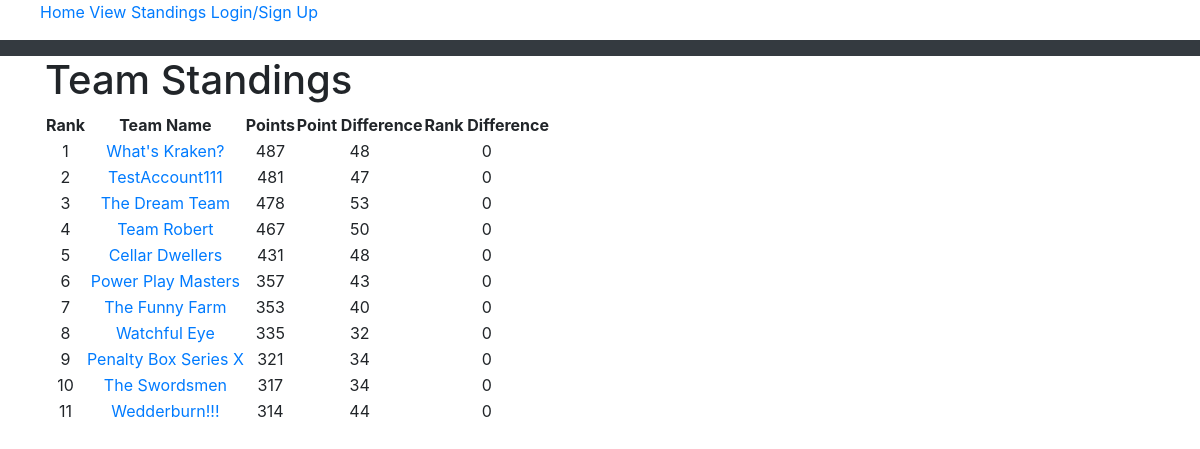
The page /teamStandings on the database as committed earlier.
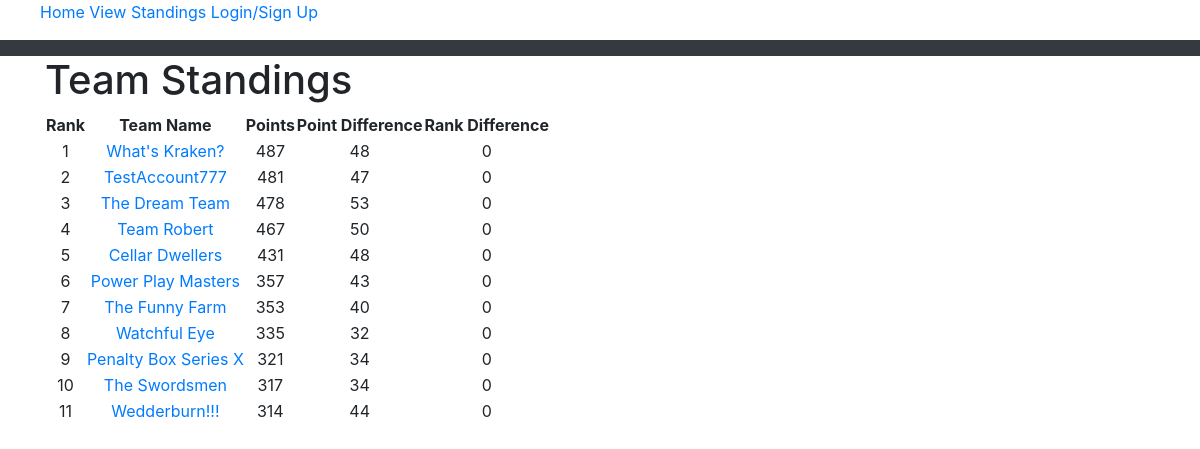
The same page on the database as committed later.
### tables this page shows
CREATE TABLE "standings" (
	"teamID" 	int not NULL,
	"points"	int not NULL DEFAULT 0,
	"pointsYesterday"	int not NULL DEFAULT 0,
	"rank"	int not NULL DEFAULT 0,
	"rankYesterday"	int not NULL DEFAULT 0,
	PRIMARY KEY("teamID"),
	CONSTRAINT "standings-fk-teamID"
	FOREIGN KEY ("teamID")
    REFERENCES poolTeams ("teamID")
);

CREATE TABLE "poolTeams" (
	"teamID"	INTEGER NOT NULL,
	"teamName"	varchar(40) NOT NULL,
	"username"	varchar(30) NOT NULL,
	"player1"	INTEGER NOT NULL,
	"player2"	INTEGER NOT NULL,
	"player3"	INTEGER NOT NULL,
	"player4"	INTEGER NOT NULL,
	"player5"	INTEGER NOT NULL,
	"player6"	INTEGER NOT NULL,
	"player7"	INTEGER NOT NULL,
	"player8"	INTEGER NOT NULL,
	"player9"	INTEGER NOT NULL,
	"player10"	INTEGER NOT NULL,
	"player11"	INTEGER NOT NULL,
	"player12"	INTEGER NOT NULL,
	"player13"	INTEGER NOT NULL,
	"player14"	INTEGER NOT NULL,
	"player15"	INTEGER NOT NULL,
	"player16"	INTEGER NOT NULL,
	"player17"	INTEGER NOT NULL,
	"player18"	INTEGER NOT NULL,
	"player19"	INTEGER NOT NULL,
	"player20"	INTEGER NOT NULL,
	"player21"	INTEGER NOT NULL,
	"teamLogo"	TEXT NOT NULL,
	CONSTRAINT "poolTeams-fk-player15" FOREIGN KEY("player15") REFERENCES "players"("playerID"),
	CONSTRAINT "poolTeams-fk-player6" FOREIGN KEY("player6") REFERENCES "players"("playerID"),
	CONSTRAINT "poolTeams-fk-player11" FOREIGN KEY("player11") REFERENCES "players"("playerID"),
	CONSTRAINT "poolTeams-fk-player1" FOREIGN KEY("player1") REFERENCES "players"("playerID"),
	CONSTRAINT "poolTeams-fk-player3" FOREIGN KEY("player3") REFERENCES "players"("playerID"),
	CONSTRAINT "poolTeams-fk-player12" FOREIGN KEY("player12") REFERENCES "players"("playerID"),
	CONSTRAINT "poolTeams-fk-player20" FOREIGN KEY("player20") REFERENCES "players"("playerID"),
	CONSTRAINT "poolTeams-fk-users" FOREIGN KEY("username") REFERENCES "users"("username"),
	CONSTRAINT "poolTeams-fk-player13" FOREIGN KEY("player13") REFERENCES "players"("playerID"),
	CONSTRAINT "poolTeams-fk-player14" FOREIGN KEY("player14") REFERENCES "players"("playerID"),
	CONSTRAINT "poolTeams-fk-player18" FOREIGN KEY("player18") REFERENCES "players"("playerID"),
	CONSTRAINT "poolTeams-fk-player10" FOREIGN KEY("player10") REFERENCES "players"("playerID"),
	CONSTRAINT "poolTeams-fk-player9" FOREIGN KEY("player9") REFERENCES "players"("playerID"),
	CONSTRAINT "poolTeams-fk-player2" FOREIGN KEY("player2") REFERENCES "players"("playerID"),
	CONSTRAINT "poolTeams-fk-player5" FOREIGN KEY("player5") REFERENCES "players"("playerID"),
	CONSTRAINT "poolTeams-fk-player7" FOREIGN KEY("player7") REFERENCES "players"("playerID"),
	CONSTRAINT "poolTeams-fk-player19" FOREIGN KEY("player19") REFERENCES "players"("playerID"),
	CONSTRAINT "poolTeams-fk-player21" FOREIGN KEY("player21") REFERENCES "players"("playerID"),
	CONSTRAINT "poolTeams-fk-player4" FOREIGN KEY("player4") REFERENCES "players"("playerID"),
	CONSTRAINT "poolTeams-fk-player8" FOREIGN KEY("player8") REFERENCES "players"("playerID"),
	PRIMARY KEY("teamID" AUTOINCREMENT),
	CONSTRAINT "poolTeams-fk-player17" FOREIGN KEY("player17") REFERENCES "players"("playerID"),
	CONSTRAINT "poolTeams-fk-player16" FOREIGN KEY("player16") REFERENCES "players"("playerID")
);

### application.py (the view)
@app.route("/teamStandings")
def teamStandings():
    while True:
        try:
            db.connect()
            teamStandings = db.getTeamStandings()
            return render_template("teamStandings.html", teamStandings=teamStandings, username=getUserInfo(),
                                   permission=getUserPermission(), userTeamID=getUserTeamID())
        except sqlite3.ProgrammingError:
            db.close()

### application.py (called while the page is built)
def userTeam():
    while (True):
        try:
            db.connect()
            username = None
            teamInPool = False
            if "username" in session:
                username = session["username"]
                if (db.checkForUserInPool(username)):
                    teamInPool = True
            return teamInPool
        except sqlite3.ProgrammingError:
            db.close()

def getUserTeamID():
    while (True):
        try:
            db.connect()
            username = None
            teamID = None
            if(userTeam()):
                username = session["username"]
                teamID = db.getUserPoolTeamID(username)
            return teamID
        except sqlite3.ProgrammingError:
            db.close()

def getUserInfo():
    username = None
    if "username" in session:
        username = session["username"]
    return username

def getUserPermission():
    permission = None
    if "permission" in session:
        permission = session["permission"]
    return permission

### db.py (called while the page is built, shortened)
def connect():
    global conn

### templates/teamStandings.html (shortened to what this page needs)
{% extends "base.html" %}
{% block content %}
    <h1>Team Standings</h1>
    <table style="text-align:center">
        <tr><th>Rank</th><th>Team Name</th><th>Points</th><th>Point Difference</th><th>Rank Difference</th></tr>
        {% for team in teamStandings %}
            <tr><td>{{team[4]}}</td><td><a href="{{ url_for('teamStats', teamID=team[0]) }}">{{team[1]}}</a></td><td>
                {{team[2]}}</td><td>{{team[2]-team[3]}}</td><td>{{team[4]-team[5]}}</td></tr>
        {% endfor %}
    </table>
{% endblock %}

Rows that differ between the two databases and show on the page:
changed through a linked row, standings: teamName "TestAccount111" → "TestAccount777"
